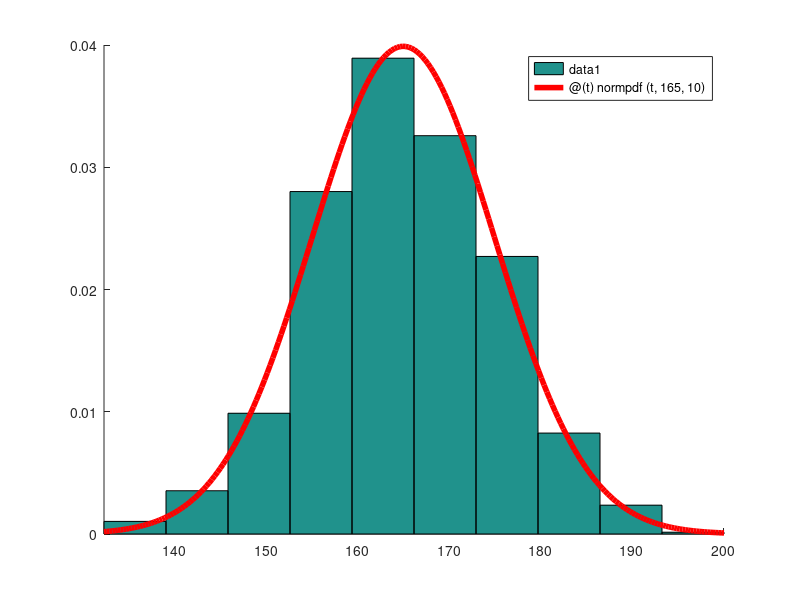

This chart was generated by the following MATLAB code:
n = 100; clf; hold on; # curata ecranul
# frecvente absolute
x = normrnd(165,10,1,1000); # medie, persoane, nrlinii, nrcoloane-nr simulari
# hist(x,10);

# frecvente relative
# hist(x, mijloace bare, norm) ; norm - suma inaltimilor barelor(de obicei 1)
[~,mijl_bare] = hist(x,10);
l = (max(x) - min(x)) / 10;
norm = 1/l;
hist(x, mijl_bare, norm); # suma ariilor barelor trebuie sa fie 1
                          # latimea unei bare e (min(x) - max(x))/10
                          #  suma ariilor barelor = suma inaltimilor barelor * latimea unei bare
                          # => norm = 1/L

# lambda function
f = @(t)normpdf(t,165,10)
fplot(f,[min(x),max(x)],'-r', 'LineWidth', 4) # deseneaza cu rosul, grosimea 4
mean(x)
std(x)

mean(160<x & x<170) # median
#P(x<=a)=normcdf(a,medie,sigma)
normcdf(170,165,10)-normcdf(160,165,10)

